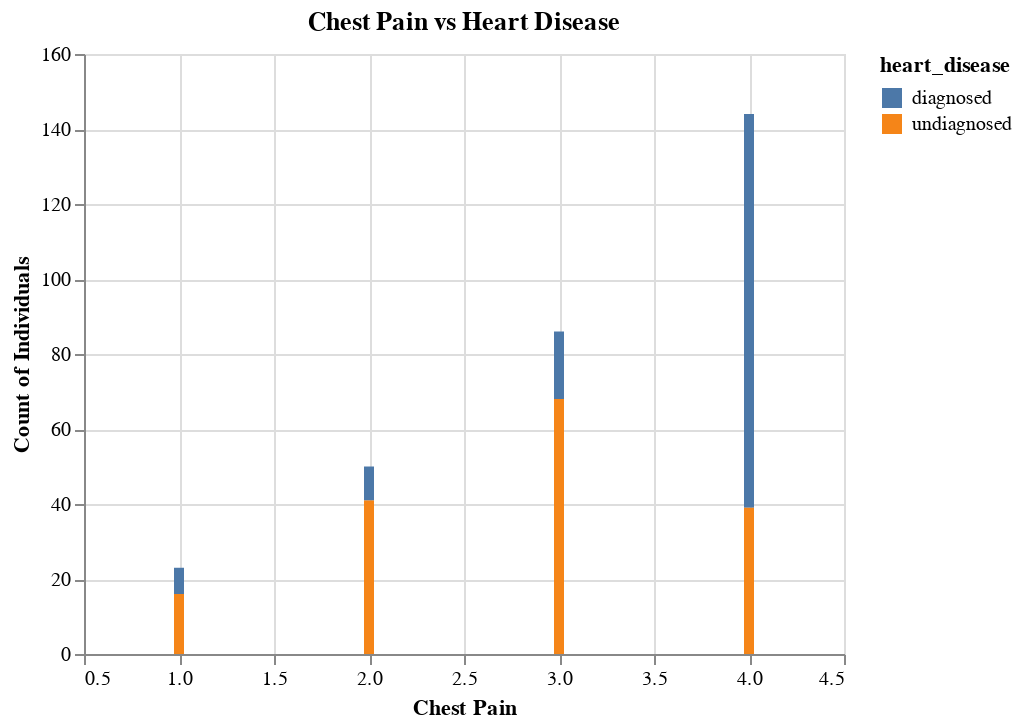

The notebook cell saved with this chart:
### Markdown cell above
We do recognize that there are fewer females in our data but the percentage of diagnosed males vs the percentage of diagnosed females is still significantly higher.

### Code cell
chest_pain_graph = (
    alt.Chart(heart_disease_data, title = "Chest Pain vs Heart Disease") #barplot because it’s a scale 1 - 4
    .mark_bar()
    .encode(
        x=alt.X("chest_pain", title= "Chest Pain"), 
        y=alt.Y("count()", title= "Count of Individuals"), color="heart_disease"
    ).properties(width=380, height=300)
)
chest_pain_graph

### Figure 1 — Vega-Lite specification as saved in the notebook (floating-point values rounded to 4 significant figures; data arrays with more than 128 entries replaced by an {"elided": "..."} marker saying what was removed)
{"config": {"view": {"continuousWidth": 400, "continuousHeight": 300}}, "data": {"name": "data-d97bc0de9cd967ceb55bfed1c69299e0"}, "mark": "bar", "encoding": {"color": {"field": "heart_disease", "type": "nominal"}, "x": {"field": "chest_pain", "title": "Chest Pain", "type": "quantitative"}, "y": {"aggregate": "count", "title": "Count of Individuals", "type": "quantitative"}}, "height": 300, "title": "Chest Pain vs Heart Disease", "width": 380, "$schema": "https://vega.github.io/schema/vega-lite/v4.17.0.json", "datasets": {"data-d97bc0de9cd967ceb55bfed1c69299e0": {"elided": "303 records"}}}
